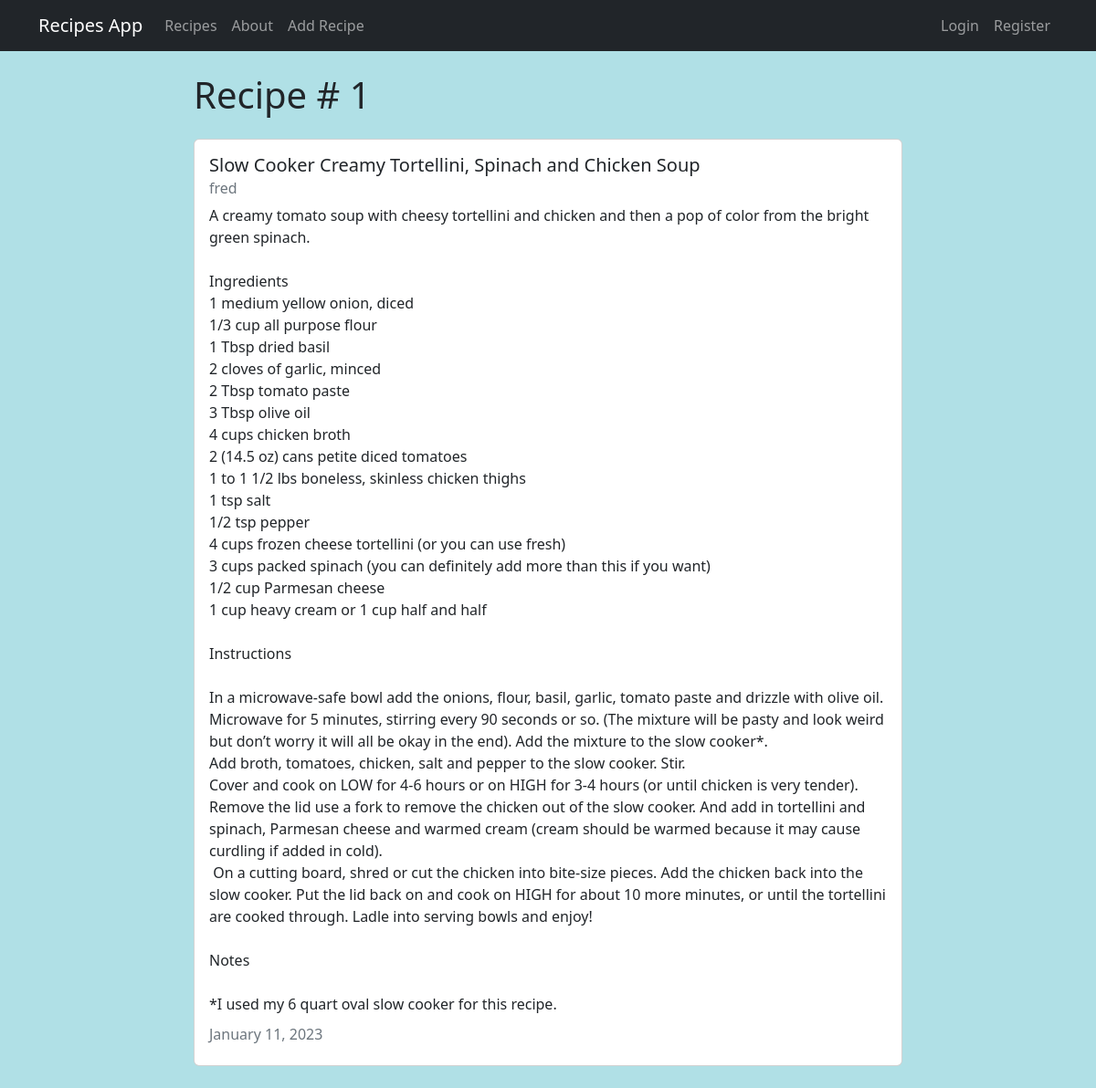
/recipe/1, run on the app's committed database.
### recipes/models.py (models this page shows, shortened)
class Recipe(models.Model):
    title = models.CharField(max_length=100)
    description = models.TextField()
    author = models.ForeignKey(User, on_delete=models.CASCADE)
    created_at = models.DateTimeField(auto_now_add=True)
    updated_at = models.DateTimeField(auto_now=True)

### recipes/views.py (the view)
# urls.py: path('recipe/<int:pk>', views.RecipeDetailView.as_view(), name="recipes-detail"),
class RecipeDetailView(DetailView):
    model = models.Recipe

### recipes/templates/recipes/recipe_detail.html (shortened to what this page needs)
{% extends "recipes/base.html" %}
{% block content %}
<h1>Recipe # {{object.id}}</h1>
<div class="card my-4">
  <div class="card-body">
    <h5 class="card-title">{{ object.title }}</h5>
    <h6 class="card-subtitle mb-2 text-muted">{{ object.author }}</h6>
      <p class="card-text">{{ object.description }}</p>
    <h6 class="card-subtitle mb-2 text-muted">
      {{ object.updated_at|date:"F d, Y" }}
    </h6>
  </div>
</div>
{% endblock content %}

### recipes/templates/recipes/recipe_detail.html (style rules this page uses)
p { font-size: 1rem; margin: 10; white-space: pre-line; }
body { background-color: powderblue; }

### data on the page
Recipe: id "1", title "Slow Cooker Creamy Tortellini, Spinach and Chicken Soup", author "fred", description "A creamy tomato soup with cheesy tortellini and chicken and then a pop of color from the bright green spinach. Ingredients 1 medium yellow onion, diced 1/3 cup all purpose flour 1 Tbsp dried basil 2 cloves of garlic, minced 2 Tbsp tomato paste 3 Tbsp olive oil 4 cups chicken broth 2 (14.5 oz) cans petite diced tomatoes 1 to 1 1/2 lbs boneless, skinless chicken thighs 1 tsp salt 1/2 tsp pepper 4 cups frozen cheese tortellini (or you can use fresh) 3 cups packed spinach (you can definitely add more than this if you want) 1/2 cup Parmesan cheese 1 cup heavy cream or 1 cup half and half Instructions In a microwave-safe bowl add the onions, flour, basil, garlic, tomato paste and drizzle with…", updated_at "January 11, 2023"
